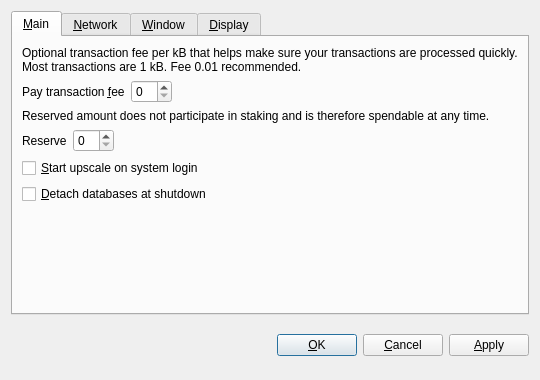
<?xml version="1.0" encoding="UTF-8"?>
<ui version="4.0">
 <class>OptionsDialog</class>
 <widget class="QDialog" name="OptionsDialog">
  <property name="geometry">
   <rect>
    <x>0</x>
    <y>0</y>
    <width>540</width>
    <height>380</height>
   </rect>
  </property>
  <property name="windowTitle">
   <string>Options</string>
  </property>
  <property name="modal">
   <bool>true</bool>
  </property>
  <layout class="QVBoxLayout" name="verticalLayout">
   <item>
    <widget class="QTabWidget" name="tabWidget">
     <property name="tabPosition">
      <enum>QTabWidget::North</enum>
     </property>
     <property name="currentIndex">
      <number>0</number>
     </property>
     <widget class="QWidget" name="tabMain">
      <attribute name="title">
       <string>&amp;Main</string>
      </attribute>
      <layout class="QVBoxLayout" name="verticalLayout_Main">
       <item>
        <widget class="QLabel" name="transactionFeeInfoLabel">
         <property name="text">
          <string>Optional transaction fee per kB that helps make sure your transactions are processed quickly. Most transactions are 1 kB. Fee 0.01 recommended.</string>
         </property>
         <property name="textFormat">
          <enum>Qt::PlainText</enum>
         </property>
         <property name="wordWrap">
          <bool>true</bool>
         </property>
        </widget>
       </item>
       <item>
        <layout class="QHBoxLayout" name="horizontalLayoutFee">
         <item>
          <widget class="QLabel" name="transactionFeeLabel">
           <property name="text">
            <string>Pay transaction &amp;fee</string>
           </property>
           <property name="textFormat">
            <enum>Qt::PlainText</enum>
           </property>
           <property name="buddy">
            <cstring>transactionFee</cstring>
           </property>
          </widget>
         </item>
         <item>
          <widget class="BitcoinAmountField" name="transactionFee"/>
         </item>
         <item>
          <spacer name="horizontalSpacerFee">
           <property name="orientation">
            <enum>Qt::Horizontal</enum>
           </property>
           <property name="sizeHint" stdset="0">
            <size>
             <width>40</width>
             <height>20</height>
            </size>
           </property>
          </spacer>
         </item>
        </layout>
       </item>
       <item>
        <widget class="QLabel" name="reserveBalanceInfoLabel">
         <property name="text">
          <string>Reserved amount does not participate in staking and is therefore spendable at any time.</string>
         </property>
         <property name="textFormat">
          <enum>Qt::PlainText</enum>
         </property>
         <property name="wordWrap">
          <bool>true</bool>
         </property>
        </widget>
       </item>
       <item>
        <layout class="QHBoxLayout" name="horizontalLayoutReserveBalance">
         <item>
          <widget class="QLabel" name="reserveBalanceLabel">
           <property name="text">
            <string>Reserve</string>
           </property>
           <property name="textFormat">
            <enum>Qt::PlainText</enum>
           </property>
           <property name="buddy">
            <cstring>reserveBalance</cstring>
           </property>
          </widget>
         </item>
         <item>
          <widget class="BitcoinAmountField" name="reserveBalance"/>
         </item>
         <item>
          <spacer name="horizontalSpacerReserveBalance">
           <property name="orientation">
            <enum>Qt::Horizontal</enum>
           </property>
           <property name="sizeHint" stdset="0">
            <size>
             <width>40</width>
             <height>20</height>
            </size>
           </property>
          </spacer>
         </item>
        </layout>
       </item>
       <item>
        <widget class="QCheckBox" name="bitcoinAtStartup">
         <property name="toolTip">
          <string>Automatically start upscale after logging in to the system.</string>
         </property>
         <property name="text">
          <string>&amp;Start upscale on system login</string>
         </property>
        </widget>
       </item>
       <item>
        <widget class="QCheckBox" name="detachDatabases">
         <property name="toolTip">
          <string>Detach block and address databases at shutdown. This means they can be moved to another data directory, but it slows down shutdown. The wallet is always detached.</string>
         </property>
         <property name="text">
          <string>&amp;Detach databases at shutdown</string>
         </property>
        </widget>
       </item>
       <item>
        <spacer name="verticalSpacer_Main">
         <property name="orientation">
          <enum>Qt::Vertical</enum>
         </property>
         <property name="sizeHint" stdset="0">
          <size>
           <width>20</width>
           <height>40</height>
          </size>
         </property>
        </spacer>
       </item>
      </layout>
     </widget>
     <widget class="QWidget" name="tabNetwork">
      <attribute name="title">
       <string>&amp;Network</string>
      </attribute>
      <layout class="QVBoxLayout" name="verticalLayout_Network">
       <item>
        <widget class="QCheckBox" name="mapPortUpnp">
         <property name="toolTip">
          <string>Automatically open the upscale client port on the router. This only works when your router supports UPnP and it is enabled.</string>
         </property>
         <property name="text">
          <string>Map port using &amp;UPnP</string>
         </property>
        </widget>
       </item>
       <item>
        <widget class="QCheckBox" name="connectSocks">
         <property name="toolTip">
          <string>Connect to the upscale network through a SOCKS proxy (e.g. when connecting through Tor).</string>
         </property>
         <property name="text">
          <string>&amp;Connect through SOCKS proxy:</string>
         </property>
        </widget>
       </item>
       <item>
        <layout class="QHBoxLayout" name="horizontalLayout_Network">
         <item>
          <widget class="QLabel" name="proxyIpLabel">
           <property name="text">
            <string>Proxy &amp;IP:</string>
           </property>
           <property name="textFormat">
            <enum>Qt::PlainText</enum>
           </property>
           <property name="buddy">
            <cstring>proxyIp</cstring>
           </property>
          </widget>
         </item>
         <item>
          <widget class="QValidatedLineEdit" name="proxyIp">
           <property name="maximumSize">
            <size>
             <width>140</width>
             <height>16777215</height>
            </size>
           </property>
           <property name="toolTip">
            <string>IP address of the proxy (e.g. 127.0.0.1)</string>
           </property>
          </widget>
         </item>
         <item>
          <widget class="QLabel" name="proxyPortLabel">
           <property name="text">
            <string>&amp;Port:</string>
           </property>
           <property name="textFormat">
            <enum>Qt::PlainText</enum>
           </property>
           <property name="buddy">
            <cstring>proxyPort</cstring>
           </property>
          </widget>
         </item>
         <item>
          <widget class="QLineEdit" name="proxyPort">
           <property name="maximumSize">
            <size>
             <width>55</width>
             <height>16777215</height>
            </size>
           </property>
           <property name="toolTip">
            <string>Port of the proxy (e.g. 9050)</string>
           </property>
          </widget>
         </item>
         <item>
          <widget class="QLabel" name="socksVersionLabel">
           <property name="text">
            <string>SOCKS &amp;Version:</string>
           </property>
           <property name="textFormat">
            <enum>Qt::PlainText</enum>
           </property>
           <property name="buddy">
            <cstring>socksVersion</cstring>
           </property>
          </widget>
         </item>
         <item>
          <widget class="QValueComboBox" name="socksVersion">
           <property name="toolTip">
            <string>SOCKS version of the proxy (e.g. 5)</string>
           </property>
          </widget>
         </item>
         <item>
          <spacer name="horizontalSpacer_Network">
           <property name="orientation">
            <enum>Qt::Horizontal</enum>
           </property>
           <property name="sizeHint" stdset="0">
            <size>
             <width>40</width>
             <height>20</height>
            </size>
           </property>
          </spacer>
         </item>
        </layout>
       </item>
       <item>
        <spacer name="verticalSpacer_Network">
         <property name="orientation">
          <enum>Qt::Vertical</enum>
         </property>
         <property name="sizeHint" stdset="0">
          <size>
           <width>20</width>
           <height>40</height>
          </size>
         </property>
        </spacer>
       </item>
      </layout>
     </widget>
     <widget class="QWidget" name="tabWindow">
      <attribute name="title">
       <string>&amp;Window</string>
      </attribute>
      <layout class="QVBoxLayout" name="verticalLayout_Window">
       <item>
        <widget class="QCheckBox" name="minimizeToTray">
         <property name="toolTip">
          <string>Show only a tray icon after minimizing the window.</string>
         </property>
         <property name="text">
          <string>&amp;Minimize to the tray instead of the taskbar</string>
         </property>
        </widget>
       </item>
       <item>
        <widget class="QCheckBox" name="minimizeOnClose">
         <property name="toolTip">
          <string>Minimize instead of exit the application when the window is closed. When this option is enabled, the application will be closed only after selecting Quit in the menu.</string>
         </property>
         <property name="text">
          <string>M&amp;inimize on close</string>
         </property>
        </widget>
       </item>
       <item>
        <spacer name="verticalSpacer_Window">
         <property name="orientation">
          <enum>Qt::Vertical</enum>
         </property>
         <property name="sizeHint" stdset="0">
          <size>
           <width>20</width>
           <height>40</height>
          </size>
         </property>
        </spacer>
       </item>
      </layout>
     </widget>
     <widget class="QWidget" name="tabDisplay">
      <attribute name="title">
       <string>&amp;Display</string>
      </attribute>
      <layout class="QVBoxLayout" name="verticalLayout_Display">
       <item>
        <layout class="QHBoxLayout" name="horizontalLayout_1_Display">
         <item>
          <widget class="QLabel" name="langLabel">
           <property name="text">
            <string>User Interface &amp;language:</string>
           </property>
           <property name="textFormat">
            <enum>Qt::PlainText</enum>
           </property>
           <property name="buddy">
            <cstring>lang</cstring>
           </property>
          </widget>
         </item>
         <item>
          <widget class="QValueComboBox" name="lang">
           <property name="toolTip">
            <string>The user interface language can be set here. This setting will take effect after restarting upscale.</string>
           </property>
          </widget>
         </item>
        </layout>
       </item>
       <item>
        <layout class="QHBoxLayout" name="horizontalLayout_2_Display">
         <item>
          <widget class="QLabel" name="unitLabel">
           <property name="text">
            <string>&amp;Unit to show amounts in:</string>
           </property>
           <property name="textFormat">
            <enum>Qt::PlainText</enum>
           </property>
           <property name="buddy">
            <cstring>unit</cstring>
           </property>
          </widget>
         </item>
         <item>
          <widget class="QValueComboBox" name="unit">
           <property name="toolTip">
            <string>Choose the default subdivision unit to show in the interface and when sending coins.</string>
           </property>
          </widget>
         </item>
        </layout>
       </item>
       <item>
        <widget class="QCheckBox" name="displayAddresses">
         <property name="toolTip">
          <string>Whether to show upscale addresses in the transaction list or not.</string>
         </property>
         <property name="text">
          <string>&amp;Display addresses in transaction list</string>
         </property>
        </widget>
       </item>
       <item>
        <widget class="QCheckBox" name="coinControlFeatures">
         <property name="toolTip">
          <string>Whether to show coin control features or not.</string>
         </property>
         <property name="text">
          <string>Display coin &amp;control features (experts only!)</string>
         </property>
        </widget>
       </item>
       <item>
        <spacer name="verticalSpacer_Display">
         <property name="orientation">
          <enum>Qt::Vertical</enum>
         </property>
         <property name="sizeHint" stdset="0">
          <size>
           <width>20</width>
           <height>40</height>
          </size>
         </property>
        </spacer>
       </item>
      </layout>
     </widget>
    </widget>
   </item>
   <item>
    <layout class="QHBoxLayout" name="horizontalLayout_Buttons">
     <item>
      <spacer name="horizontalSpacer_1">
       <property name="orientation">
        <enum>Qt::Horizontal</enum>
       </property>
       <property name="sizeHint" stdset="0">
        <size>
         <width>40</width>
         <height>48</height>
        </size>
       </property>
      </spacer>
     </item>
     <item>
      <widget class="QLabel" name="statusLabel">
       <property name="font">
        <font>
         <weight>50</weight>
         <bold>false</bold>
        </font>
       </property>
       <property name="text">
        <string/>
       </property>
       <property name="textFormat">
        <enum>Qt::PlainText</enum>
       </property>
       <property name="wordWrap">
        <bool>true</bool>
       </property>
      </widget>
     </item>
     <item>
      <spacer name="horizontalSpacer_2">
       <property name="orientation">
        <enum>Qt::Horizontal</enum>
       </property>
       <property name="sizeHint" stdset="0">
        <size>
         <width>40</width>
         <height>48</height>
        </size>
       </property>
      </spacer>
     </item>
     <item>
      <widget class="QPushButton" name="okButton">
       <property name="text">
        <string>&amp;OK</string>
       </property>
      </widget>
     </item>
     <item>
      <widget class="QPushButton" name="cancelButton">
       <property name="text">
        <string>&amp;Cancel</string>
       </property>
       <property name="autoDefault">
        <bool>false</bool>
       </property>
      </widget>
     </item>
     <item>
      <widget class="QPushButton" name="applyButton">
       <property name="text">
        <string>&amp;Apply</string>
       </property>
       <property name="autoDefault">
        <bool>false</bool>
       </property>
      </widget>
     </item>
    </layout>
   </item>
  </layout>
 </widget>
 <customwidgets>
  <customwidget>
   <class>BitcoinAmountField</class>
   <extends>QSpinBox</extends>
   <header>bitcoinamountfield.h</header>
   <container>1</container>
  </customwidget>
  <customwidget>
   <class>QValueComboBox</class>
   <extends>QComboBox</extends>
   <header>qvaluecombobox.h</header>
  </customwidget>
  <customwidget>
   <class>QValidatedLineEdit</class>
   <extends>QLineEdit</extends>
   <header>qvalidatedlineedit.h</header>
  </customwidget>
 </customwidgets>
 <resources/>
 <connections/>
</ui>
